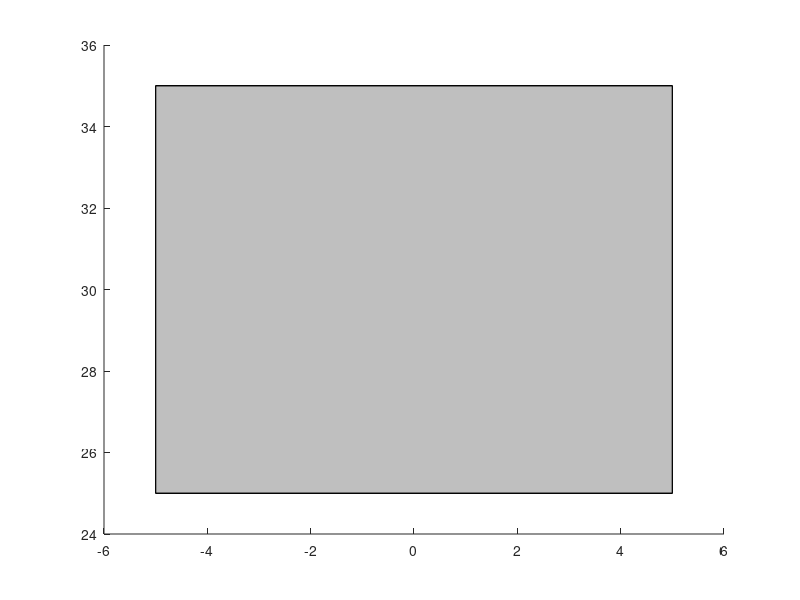

MATLAB code to generate this figure:
% Nicholas M, Updated 27 Oct 2010
% https://www.mathworks.com/matlabcentral/fileexchange/25559-draw-cuboid
% Accessed: 29/05/2019
function [CuboidHandle, verts, facs] = DrawCuboid(varargin)
% Draw Cuboid
% Draw a Cuboid using 8 rectangular faces. Places Cuboid Into Current Figure
%
% Inputs (SL, CV, EA, colr, alph)
% ----------------
% SL    - [X;Y;Z] Length of Cuboid Side (SL - SideLength)
% CV    - [X;Y;Z] Center of volume
% EA    - [Yaw(Z-axis);Pitch(y-axis);Roll(x-axis)] Euler/Rotation angles [radians]
% colr  - Color of cuboid; string (ex. 'r','b','g') or vector [R G B]
% alph  - Alpha transparency value of cuboid
%
% Outputs (CuboidHandle, verts, facs)
% ----------------
% CuboidHandle  = Handle for Patch Object
% verts         = 3x8 XYZ Vertices
% facs          = 6x4 Order of faces
%

%% Number of inputs and assign defaults if not specified
% Define Default Values
SL = [10;10;5];   CV = [0;30;0];   EA = [0;0;0];   colr = [0.5 0.5 0.5];   alph = 0.5;

switch nargin
    case 0
        % All Inputs Empty Using Default Values
    case 1
        SL = varargin{1};
    case 2
        SL = varargin{1};   CV = varargin{2};
    case 3
        SL = varargin{1};   CV = varargin{2};   EA = varargin{3};
    case 4
        SL = varargin{1};   CV = varargin{2};   EA = varargin{3};   colr = varargin{4};
    case 5
        SL = varargin{1};   CV = varargin{2};   EA = varargin{3};   colr = varargin{4};     alph = varargin{5};
    otherwise
        error('Invalid number of inputs')
end

%% Form ZYX Rotation Matrix
% [From Wikipedia Oct-11-2009 1:30 AM] 
% http://en.wikipedia.org/wiki/Euler_Angles

% Calculate Sines and Cosines
c1 = cos(EA(1));	s1 = sin(EA(1));
c2 = cos(EA(2));	s2 = sin(EA(2));
c3 = cos(EA(3));	s3 = sin(EA(3));

% Calculate Matrix
R = [c1*c2           -c2*s1          s2
     c3*s1+c1*s2*s3  c1*c3-s1*s2*s3  -c2*s3
     s1*s3-c1*c3*s2  c3*s1*s2+c1*s3  c2*c3]';

%% Create Vertices
x = 0.5*SL(1)*[-1 1 1 -1 -1 1 1 -1]';
y = 0.5*SL(2)*[1 1 1 1 -1 -1 -1 -1]';
z = 0.5*SL(3)*[-1 -1 1 1 1 1 -1 -1]';

%% Create Faces
facs = [1 2 3 4
        5 6 7 8
        4 3 6 5
        3 2 7 6
        2 1 8 7
        1 4 5 8];

%% Rotate and Translate Vertices
verts = zeros(3,8);
for i = 1:8
    verts(1:3,i) = R*[x(i);y(i);z(i)]+CV;
end

%% Draw Patch Object
CuboidHandle = patch('Faces',facs,'Vertices',verts','FaceColor',colr,'FaceAlpha',alph);

end